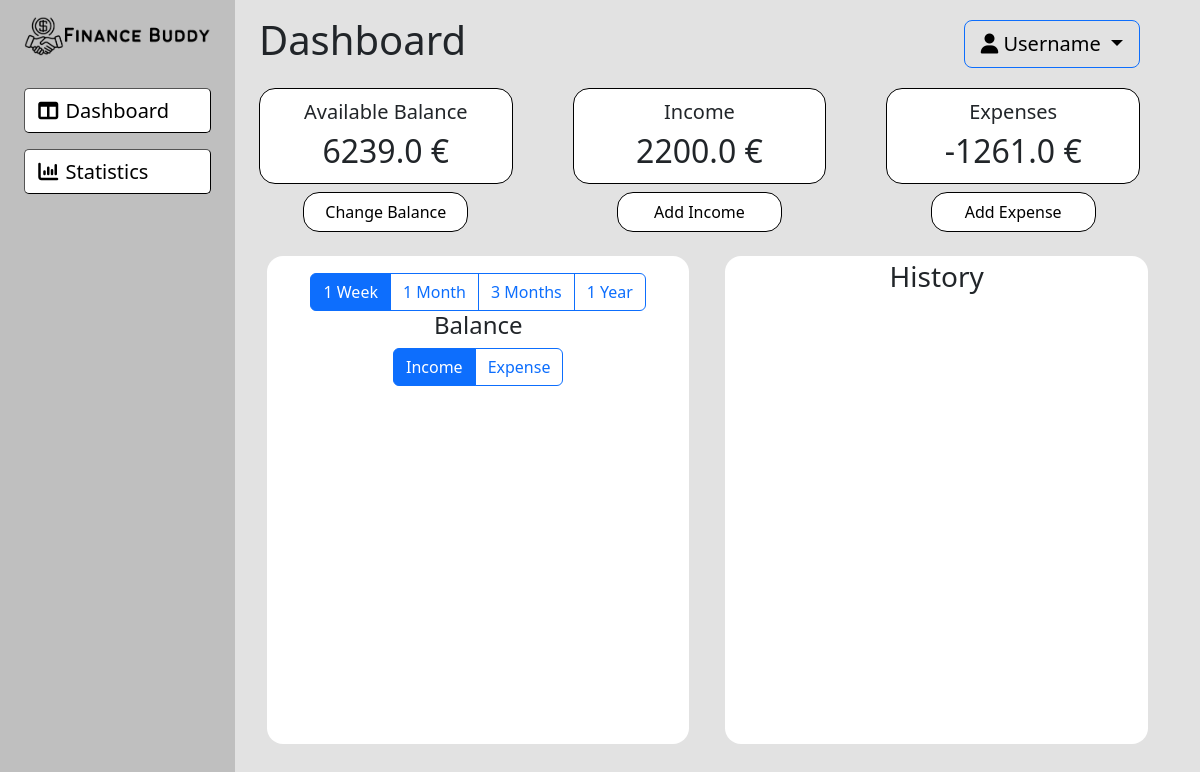
Before: /dashboard/ (signed in) with the older database file.
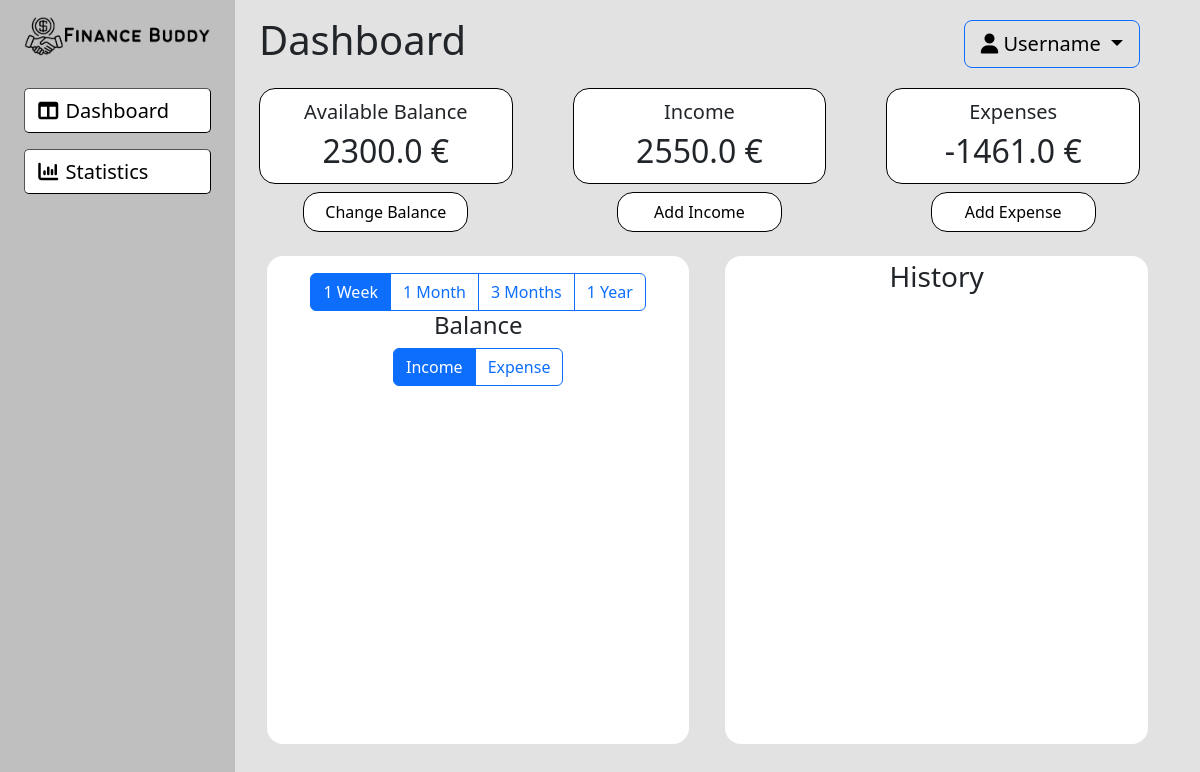
After: the same page with the newer database file.
### tables this page shows
CREATE TABLE user (
  user_id INTEGER PRIMARY KEY AUTOINCREMENT,
  username TEXT UNIQUE NOT NULL,
  password_hash TEXT NOT NULL,
  total_balance FLOAT NOT NULL,
  total_income FLOAT NOT NULL,
  total_expense FLOAT NOT NULL,
  income_category TEXT NOT NULL,
  expense_category TEXT NOT NULL
);

### app/dashboard.py (the view, shortened to what this page needs)
@bp.route("/", methods=["GET", "POST"])
@login_required
def dashboard():
    db = get_db()
    balanceForm = BalanceForm(request.form)
    incomeForm = IncomeForm(request.form)
    expenseForm = ExpenseForm(request.form)
    if request.method == "POST" and balanceForm.validate_on_submit():
        balance = balanceForm.balance.data
        db.execute("UPDATE user SET total_balance = ? WHERE user_id = ?",
                   (round(float(balance), 2), g.user["user_id"]))
        db.commit()
        return redirect(url_for("dashboard.dashboard"))
    return render_template("dashboard/dashboard.html", user_data=g.user, balanceForm=balanceForm, incomeForm=incomeForm, expenseForm=expenseForm)

### app/auth.py (called while the page is built)
@bp.before_app_request
def load_logged_in_user():
    user_id = session.get('user_id')
    if user_id is None:
        g.user = None
    else:
        g.user = get_db().execute('SELECT * FROM user WHERE user_id = ?', (user_id,)).fetchone()

def login_required(view):
    @functools.wraps(view)
    def wrapped_view(**kwargs):
        if g.user is None:
            return redirect(url_for('auth.login'))
        return view(**kwargs)
    return wrapped_view

### app/db.py (called while the page is built)
def get_db():
    if 'db' not in g:
        g.db = sqlite3.connect(
            current_app.config['DATABASE'],
            detect_types=sqlite3.PARSE_DECLTYPES
        )
        g.db.row_factory = sqlite3.Row
    return g.db

### app/templates/dashboard/dashboard.html (shortened to what this page needs)
{% extends "dashboard/baseDashboard.html" %}
{% block active_screen %}
<h1>Dashboard</h1>
{% endblock %}
{% block content %}
<div class="finance-data-container">
    <div class="amount-data-container">
        <div class="finance-data-display">
            <p class="finance-data-title">Available Balance</p>
            <p class="finance-data-amount">{{ user_data["total_balance"] }} €</p>
        </div>
        <button id="testbutton" type="button" class="finance-data-button" data-bs-toggle="modal" data-bs-target="#balanceModal">
            Change Balance
        </button>
    </div>
    <div class="amount-data-container">
        <div class="finance-data-display">
            <p class="finance-data-title">Income</p>
            <p class="finance-data-amount">{{ user_data["total_income"] }} €</p>
        </div>
        <button type="button" class="finance-data-button" data-bs-toggle="modal" data-bs-target="#incomeModal">
            Add Income
        </button>
    </div>
    <div class="amount-data-container">
        <div class="finance-data-display">
            <p class="finance-data-title">Expenses</p>
            <p class="finance-data-amount">{{ user_data["total_expense"] }} €</p>
        </div>
        <button type="button" class="finance-data-button" data-bs-toggle="modal" data-bs-target="#expenseModal">
            Add Expense
        </button>
    </div>
</div>
<div class="finance-widgets-container">
    <div class="widget-container">
        <div class="balance-history-widget">
            <div class="btn-group" role="group">
                <label class="btn btn-outline-primary" for="week_1">1 Week</label>
                <label class="btn btn-outline-primary" for="month_1">1 Month</label>
                <label class="btn btn-outline-primary" for="month_3">3 Months</label>
                <label class="btn btn-outline-primary" for="year_1">1 Year</label>
            </div>
            <div>
                <h4>Balance</h4>
                <div class="btn-group" role="group">
                    <label class="btn btn-outline-primary" for="income_radio">Income</label>
                    <label class="btn btn-outline-primary" for="expense_radio">Expense</label>
                </div>
            </div>
        </div>
    </div>
    <div class="widget-container">
        <div class="finance-history-widget" id="history_widget">
            <h3>History</h3>
            <ol id=history_list class="list-group overflow-auto h-100" style="max-height: 55vh;">
            </ol>
        </div>
    </div>
</div>
{% endblock %}

### app/templates/dashboard/baseDashboard.html (shortened to what this page needs)
<!DOCTYPE html>
<html lang="en">
<head>
    <link rel="stylesheet" href="{{ url_for('static', filename='css/main.css') }}">
    <link href="https://cdn.jsdelivr.net/npm/bootstrap@5.3.0-alpha1/dist/css/bootstrap.min.css" rel="stylesheet">
    <link rel="stylesheet" type="text/css" href="https://cdn.jsdelivr.net/npm/daterangepicker/daterangepicker.css" />
</head>
<body>
    <section class="dashboard-section">
        <div class="sidebar-container">
            <div class="sidebar-logo-container">
                <img class="sidebar-logo" src="../../static/icons/logo.png" alt="">
            </div>
            <div class="sidebar-button-container">
                <button class="sidebar-button" type="button" onclick="window.location.href='{{ url_for( 'dashboard.dashboard' ) }}';">
                    <i class="fa-solid fa-table-columns"></i>
                    Dashboard
                </button>
                <button class="sidebar-button" type="button" onclick="window.location.href='{{ url_for( 'dashboard.stats' ) }}';">
                    <i class="fa-solid fa-chart-column"></i>
                    Statistics
                </button>
            </div>
        </div>
        <div class="dashboard-container">
            <div class="dashboard-top-bar">
                <div id="screen-name" class="dashboard-screen-name">
                    {% block active_screen %}
                    {% endblock %}
                </div>
                <div class="dropdown-container">
                    <button id="dropdown-button" class="btn btn-primary btn-lg dropdown-toggle" type="button" data-bs-toggle="dropdown" aria-expanded="false">
                        <i class="fa-solid fa-user" style="color:black"></i>
                        Username
                    </button>
                  </div>
            </div>
            {% block content %}
            {% endblock %}
        </div>
    </section>
</body>
</html>

### app/static/css/main.css (style rules this page uses)
.dashboard-section { background-color: #E2E2E2; height: 100%; display: flex; }
.sidebar-container { display: flex; flex-direction: column; align-items: center; background-color: #bfbfbf; height: 100vh; width: 20vw; }
.sidebar-logo-container { display: flex; align-items: center; justify-content: center; margin-bottom: 2vh; margin-top: 2vh; }
.sidebar-logo { width: 50vh; max-width: 80%; max-height: 100%; aspect-ratio: auto; }
.sidebar-button-container { display: flex; flex-direction: column; align-items: center; justify-self: center; margin-top: 1vh; width: 100%; height: auto; }
.sidebar-button { display: flex; align-items: center; column-gap: 0.6vw; color: black; background-color: white; transition: 0.25s; border-radius: 5px; border-width: 0.1rem; font-size: min(2.5vh, 2.5vw); margin: 1vh; padding: 1vh; padding-left: 1.15vw; width: 80%; height: 35%; }
#dropdown-button { background-color: #E2E2E2; color: black; }
.dashboard-container { display: flex; flex-direction: column; margin: 2vh; margin-bottom: 8vh; margin-left: 2vw; margin-right: 5vw; width: 75vw; height: 90vh; }
.dashboard-top-bar { display: flex; align-items: center; justify-content: center; }
#screen-name { flex-grow: 1; margin-left: auto; }
.finance-data-container { display: flex; align-items: center; justify-content: center; column-gap: 5vw; margin-top: 2vh; margin-bottom: 2vh; }
.amount-data-container { flex: 1; display: flex; flex-direction: column; align-items: center; justify-content: center; }
.finance-data-display { display: flex; flex-direction: column; justify-content: center; align-items: center; background-color: white; border-radius: 2vh; width: 100%; padding: 1vh; padding-left: 1vw; padding-right: 1vw; border: black solid 1px; }
.finance-data-button { background-color: white; border-radius: 2vh; margin-top: 1vh; width: 65%; height: 5vh; font-size: 2vh; border: black solid 1px; transition: 0.25s; }
.finance-data-title { font-size: 2.5vh; margin: auto; }
.finance-data-amount { font-size: 4vh; margin: auto; }
.finance-widgets-container { display: flex; align-items: center; justify-content: center; column-gap: 3vw; width: 100%; height: 100%; max-height: 70vh; }
.widget-container { width: 50%; height: 100%; }
.balance-history-widget { width: 100%; height: 100%; margin: 1vh; margin-right: 1vw; background-color: white; border-radius: 2vh; padding: 4%; align-items: center; justify-content: center; text-align: center; }
.finance-history-widget { text-align: center; width: 100%; height: 100%; margin: 1vh; margin-right: 1vw; background-color: white; border-radius: 2vh; padding: 1%; }

Changed rows visible on the page:
changed user: total_balance "6239.0" → "2300.0"; total_income "2200.0" → "2550.0"; total_expense "-1261.0" → "-1461.0"
